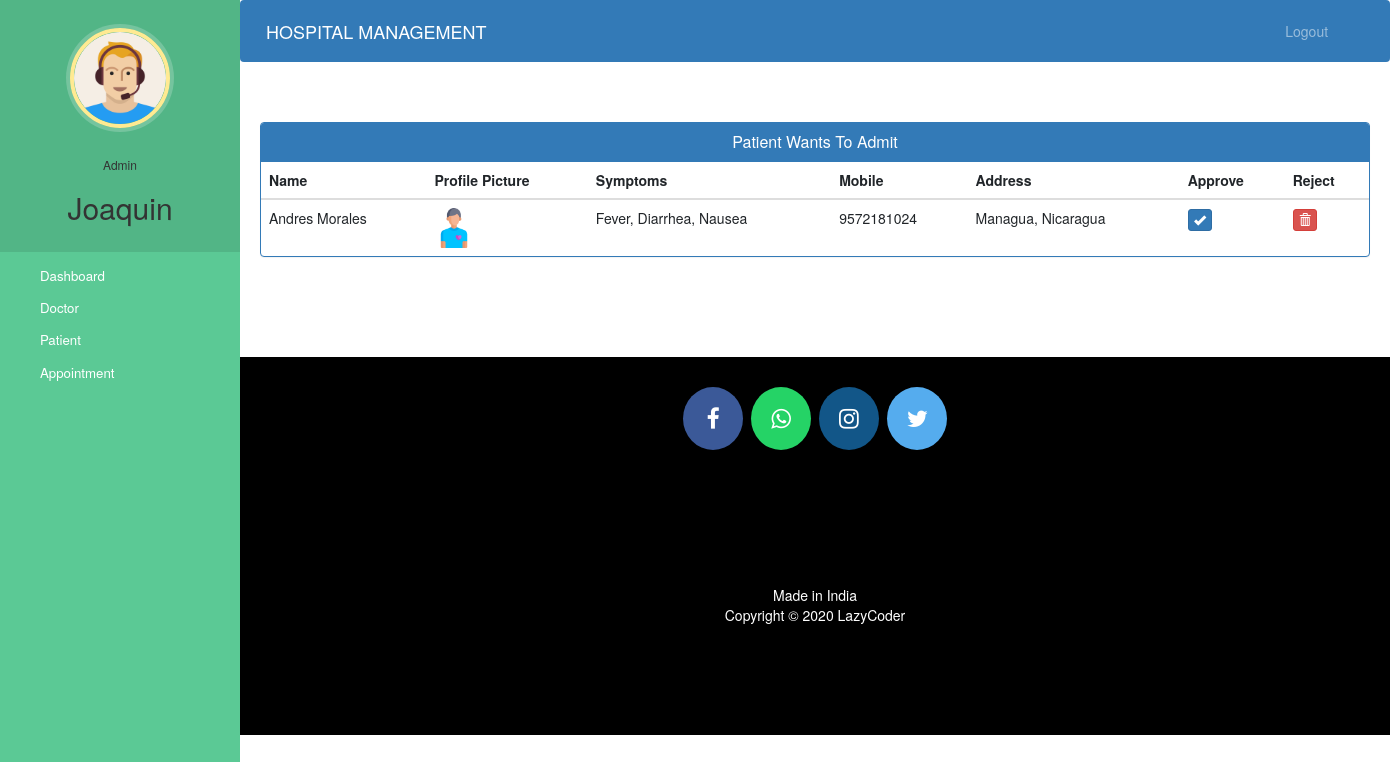
The app's page /admin-approve-patient (signed in) with its own data.
### hospital/models.py (models this page shows, shortened)
class Patient(models.Model):
    user=models.OneToOneField(User,on_delete=models.CASCADE)
    profile_pic= models.ImageField(upload_to='profile_pic/PatientProfilePic/',null=True,blank=True)
    address = models.CharField(max_length=40)
    mobile = models.CharField(max_length=20,null=False)
    symptoms = models.CharField(max_length=100,null=False)
    assignedDoctorId = models.PositiveIntegerField(null=True)
    admitDate=models.DateField(auto_now=True)
    status=models.BooleanField(default=False)
    @property
    def get_name(self):
        return self.user.first_name+" "+self.user.last_name

### hospital/views.py (the view)
# urls.py: path('admin-approve-patient', views.admin_approve_patient_view,name='admin-approve-patient'),
@login_required(login_url='adminlogin')
@user_passes_test(is_admin)
def admin_approve_patient_view(request):
    patients=models.Patient.objects.all().filter(status=False)
    return render(request,'hospital/admin_approve_patient.html',{'patients':patients})

### hospital/views.py (called while the page is built)
def is_admin(user):
    return user.groups.filter(name='ADMIN').exists()

### templates/hospital/admin_approve_patient.html (shortened to what this page needs)
{% extends 'hospital/admin_base.html' %}
{% block content %}
{%load static%}
<head>
  <link href="//netdna.bootstrapcdn.com/bootstrap/3.0.0/css/bootstrap.min.css" rel="stylesheet" id="bootstrap-css">
</head>
<div class="container">
  <div class="panel panel-primary">
    <div class="panel-heading">
      <h6 class="panel-title">Patient Wants To Admit</h6>
    </div>
    <table class="table table-hover" id="dev-table">
      <thead>
        <tr>
          <th>Name</th>
          <th>Profile Picture</th>
          <th>Symptoms</th>
          <th>Mobile</th>
          <th>Address</th>
          <th>Approve</th>
          <th>Reject</th>
        </tr>
      </thead>
      {% for p in patients %}
      <tr>
        <td> {{p.get_name}}</td>
        <td> <img src="{% static p.profile_pic.url %}" alt="Profile Pic" height="40px" width="40px" /></td>
        <td>{{p.symptoms}}</td>
        <td>{{p.mobile}}</td>
        <td>{{p.address}}</td>
        <td><a class="btn btn-primary btn-xs" href="{% url 'approve-patient' p.id  %}"><span class="glyphicon glyphicon-ok"></span></a></td>
        <td><a class="btn btn-danger btn-xs" href="{% url 'reject-patient' p.id  %}"><span class="glyphicon glyphicon-trash"></span></a></td>
      </tr>
      {% endfor %}
    </table>
  </div>
</div>
{% endblock content %}

### templates/hospital/admin_base.html (shortened to what this page needs)
<!DOCTYPE html>
{% load static %}
<html lang="en">
<head>
  <link rel="stylesheet" href="https://stackpath.bootstrapcdn.com/bootstrap/4.3.1/css/bootstrap.min.css">
  <link rel="stylesheet" href="https://maxcdn.bootstrapcdn.com/font-awesome/4.7.0/css/font-awesome.min.css">
  <link rel="stylesheet" href="{% static '/style.css' %}">
</head>
<body>
  <nav class="menu" tabindex="0">
    <header class="avatar">
      <img src="{% static "images/adminpropic.png" %}" />
      <br><br>
      <h6>Admin</h6>
      <h2>{{request.user.first_name}}</h2>
    </header>
    <ul>
      <li tabindex="0" class="icon-dashboard"> <a style="color:white; text-decoration:none;" href="/admin-dashboard"><span>Dashboard</span></a> </li>
      <li tabindex="0" class="icon-customers"> <a style="color:white; text-decoration:none;" href="/admin-doctor"><span>Doctor</span></a></li>
      <li tabindex="0" class="icon-users"> <a style="color:white; text-decoration:none;" href="/admin-patient"><span>Patient</span></a></li>
      <li tabindex="0" class="icon-calendar"> <a style="color:white; text-decoration:none;" href="/admin-appointment"><span>Appointment</span></a></li>
    </ul>
  </nav>
  <main>
    <div class="bs-example">
      <nav class="navbar navbar-expand-md  navbar-dark fixed-top" style="background:#337AB7;">
        <a href="/admin-dashboard" class="navbar-brand">HOSPITAL MANAGEMENT</a>
        <div class="collapse navbar-collapse justify-content-between" id="navbarCollapse">
          <div class="navbar-nav" style=" margin-left: 90%;">
            <a href="/logout" class="nav-item nav-link">Logout</a>
          </div>
        </div>
      </nav>
    </div>
    <br><br>
    {% block content %}
    {% endblock content %}
    <br><br><br><br>
    <footer>
      <p>
        <a id="ftr" href="https://facebook.com/sumit.luv/" class="fa fa-facebook"></a>
        <a id="ftr" href="https://api.whatsapp.com/send?phone=919572181024&text=Hello%20Sumit.%0d%0aHow%20are%20you%20%3f%0d%0aI%20came%20from%20your%20website.&source=&data=#" class="fa fa-whatsapp"></a>
        <a id="ftr" href="https://instagram.com/sumit.luv" class="fa fa-instagram"></a>
        <a id="ftr" href="https://twitter.com/sumitkumar1503" class="fa fa-twitter"></a>
      </p>
      <br>
      <div class="container">
        <div class="row">
          <div class="col-md-12 col-sm-12">
            <div style="color:#ffffff;" class="wow fadeInUp footer-copyright">
              <p>Made in India <br>
                Copyright &copy; 2020 LazyCoder </p>
            </div>
          </div>
        </div>
      </div>
    </footer>
  </main>
</body>
</html>

### static/style.css (style rules this page uses)
body { padding-left: 240px; }
main { position: relative; height: 100vh; }
.menu { background: #5bc995; height: 100vh; width: 240px; position: fixed; top: 0px; left: 0; z-index: 5; outline: none; }
.menu .avatar { background: rgba(0, 0, 0, 0.1); padding: 2em 0.5em; text-align: center; }
.menu .avatar img { width: 100px; border-radius: 50%; overflow: hidden; border: 4px solid #ffea92; box-shadow: 0 0 0 4px rgba(255, 255, 255, 0.2); }
.menu .avatar h2 { font-weight: normal; margin-bottom: 0; }
.menu ul { list-style: none; padding: 0.5em 0; margin: 0; }
.menu ul li { padding: 0.5em 1em 0.5em 3em; font-size: 0.95em; font-weight: regular; background-repeat: no-repeat; background-position: left 15px center; background-size: auto 20px; transition: all 0.15s linear; cursor: pointer; }
.menu ul li.icon-dashboard { background-image: url("http://www.entypo.com/images//gauge.svg"); }
.menu ul li.icon-customers { background-image: url("http://www.entypo.com/images//briefcase.svg"); }
.menu ul li.icon-users { background-image: url("http://www.entypo.com/images//users.svg"); }
.menu ul li.icon-calendar { background-image: url("http://www.entypo.com/images//calendar.svg"); }

### templates/hospital/admin_base.html (style rules this page uses)
a:link { text-decoration: none; }
a { color: white; }
footer { padding: 0px 0px 0px 0px; background-color: black; margin: 0px; }
#ftr { padding: 20px; }
.fa { font-size: 23px; width: 60px; text-align: center; text-decoration: none; margin: 5px 2px; border-radius: 50%; }
.fa-facebook { background: #3B5998; color: white; margin-top: 30px; }
.fa-whatsapp { background: #25d366; color: white; }
.fa-twitter { background: #55ACEE; color: white; }
.fa-instagram { background: #125688; color: white; }
p { text-align: center; }
body { padding-left: 240px; }
main { position: relative; height: 100vh; }
.menu { background: #5bc995; height: 100vh; width: 240px; position: fixed; top: 0px; left: 0; z-index: 5; outline: none; }
.menu .avatar { background: rgba(0, 0, 0, 0.1); padding: 2em 0.5em; text-align: center; }
.menu .avatar img { width: 100px; border-radius: 50%; overflow: hidden; border: 4px solid #ffea92; box-shadow: 0 0 0 4px rgba(255, 255, 255, 0.2); }
.menu .avatar h2 { font-weight: normal; margin-bottom: 0; }
.menu ul { list-style: none; padding: 0.5em 0; margin: 0; }
.menu ul li { padding: 0.5em 1em 0.5em 3em; font-size: 0.95em; font-weight: regular; background-repeat: no-repeat; background-position: left 15px center; background-size: auto 20px; transition: all 0.15s linear; cursor: pointer; }
.menu ul li.icon-dashboard { background-image: url("http://www.entypo.com/images//gauge.svg"); }
.menu ul li.icon-customers { background-image: url("http://www.entypo.com/images//briefcase.svg"); }
.menu ul li.icon-users { background-image: url("http://www.entypo.com/images//users.svg"); }
.menu ul li.icon-calendar { background-image: url("http://www.entypo.com/images//calendar.svg"); }

### templates/hospital/admin_approve_patient.html (style rules this page uses)
a:link { text-decoration: none; }
h6 { text-align: center; }
.row { margin: 100px; }

### records on screen
Patient: get_name "Andres Morales", profile_pic (picture), symptoms "Fever, Diarrhea, Nausea", mobile "9572181024", address "Managua, Nicaragua"

### other values on screen
{{ request.user.first_name }} "Joaquin"
